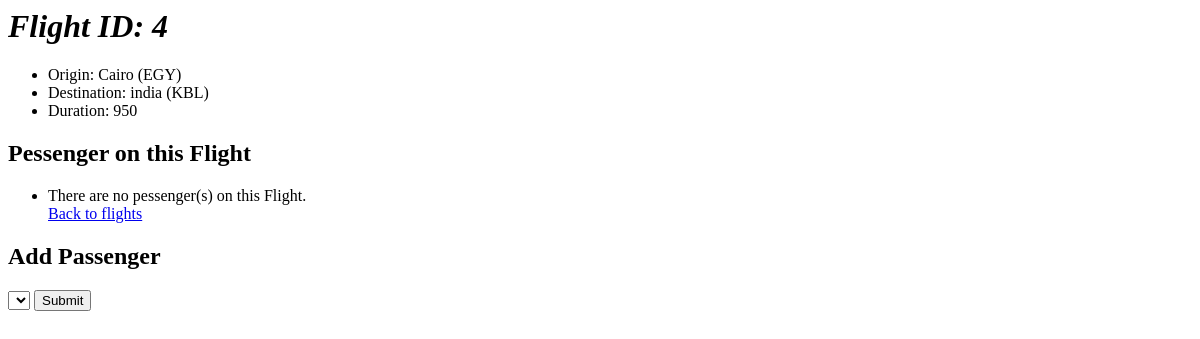
The app's page /flights/4, older data.
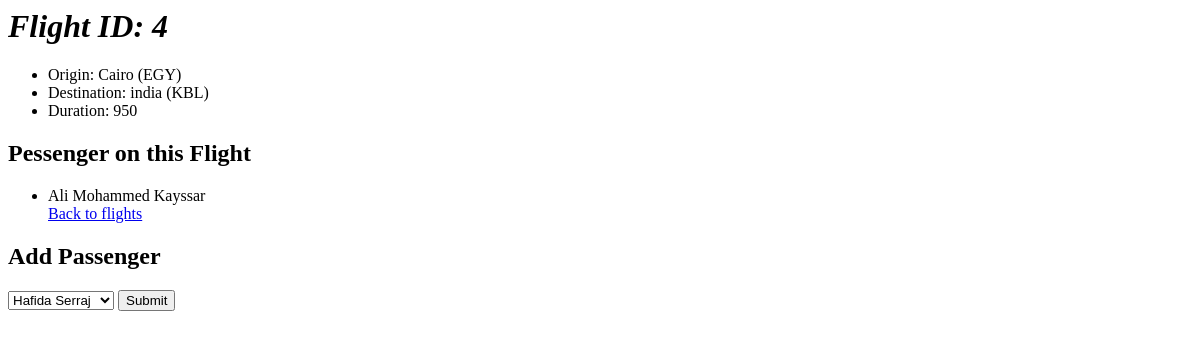
The same page, newer data.
### flights/models.py (models this page shows)
class Pessenger(models.Model):
    first = models.CharField(max_length=64)
    last = models.CharField(max_length=64)
    flights = models.ManyToManyField(Flight, blank=True, related_name="pessengers")
    def __str__(self):
        return f"{self.first} {self.last}"

### flights/views.py (the view)
# urls.py: path("<int:flight_id>", views.flight, name="flight"),
def flight(request,flight_id):
    flight = Flight.objects.get(pk=flight_id)
    return render(request, "flights/flights.html", {
        "flight": flight,
        "pessengers": flight.pessengers.all(),
        "non_pessengers": Pessenger.objects.exclude(flights=flight).all()
    })

### flights/models.py (called while the page is built)
    def __str__(self):
        return f"{self.city} ({self.code})"

### flights/templates/flights/flights.html (shortened to what this page needs)
{% extends "flights/layout.html" %}
{% block body %}
<h1 style="font-style: italic;">Flight ID: {{ flight.id }}</h1>
<ul>
    <li>Origin: {{ flight.origin }}</li>
    <li>Destination: {{ flight.destination }}</li>
    <li>Duration: {{ flight.duration }}</li>
</ul>
<h2>Pessenger on this Flight</h2>
<ul>
    {% for pessenger in pessengers %}
    <li>{{ pessenger }}</li>
    {% empty %}
    <li>There are no pessenger(s) on this Flight.</li>
    {% endfor %}
    <a href="{% url 'index' %}">Back to flights</a>
</ul>
<h2>Add Passenger</h2>
<form action="{% url 'book' flight.id %}" method="POST">
    <select name="pessenger">
        {% for pessenger in non_pessengers %}
        <option value="{{pessenger.id}}">{{pessenger}}</option>
        {% endfor %}
    </select>
    <input type="submit">
</form>
{% endblock %}

Row changes from the older to the newer data that the page shows:
added Pessenger: first+last "Ali Mohammed Kayssar"
Text that changed along with them:
form field pessenger: (not shown) → "Hafida Serraj"
text no longer shown: "There are no pessenger(s) on this Flight."
